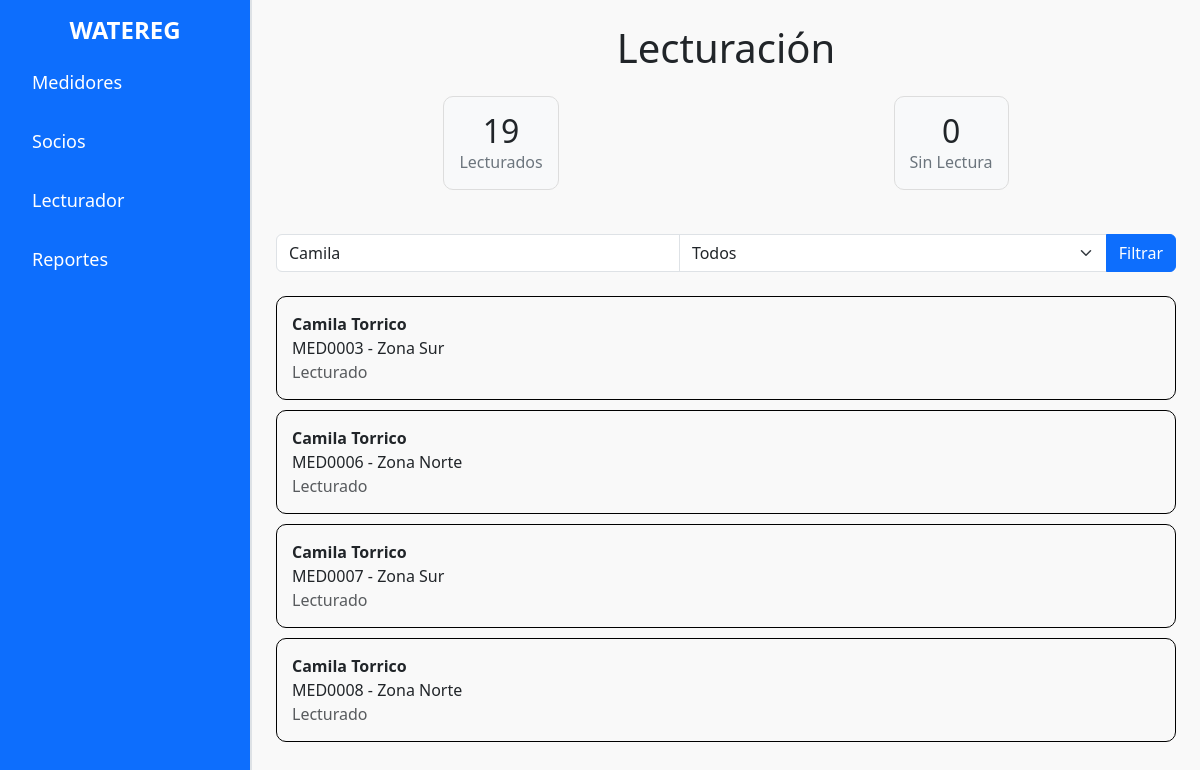
Page /lecturador.php?buscar=Camila  on the committed database.
### tables this page shows
CREATE TABLE `asignacion_medidor` (
  `id_asignacion` bigint(20) NOT NULL,
  `id_medidor` bigint(20) DEFAULT NULL,
  `id_socio` bigint(20) DEFAULT NULL,
  `id_zona` bigint(20) DEFAULT NULL,
  `fecha` date DEFAULT NULL,
  `precio_accion` decimal(10,2) DEFAULT NULL
);

CREATE TABLE `zona` (
  `id_zona` bigint(20) NOT NULL,
  `nombre` varchar(255) DEFAULT NULL
);

### lecturador.php (the view, shortened to what this page needs)
<?php
include 'conexion.php';
$lecturados = 0;
$sin_lectura = 0;
$sql_contadores = "
    SELECT
        SUM(CASE WHEN consumo.id_consumo IS NOT NULL THEN 1 ELSE 0 END) AS lecturados,
        SUM(CASE WHEN consumo.id_consumo IS NULL THEN 1 ELSE 0 END) AS sin_lectura
    FROM asignacion_medidor
    LEFT JOIN consumo ON asignacion_medidor.id_asignacion = consumo.id_asignacion
";
$result_contadores = $conexion->query($sql_contadores);
if ($result_contadores) {
    $data_contadores = $result_contadores->fetch_assoc();
    $lecturados = $data_contadores['lecturados'] ?? 0;
    $sin_lectura = $data_contadores['sin_lectura'] ?? 0;
}
$busqueda = isset($_GET['buscar']) ? $_GET['buscar'] : '';
$filtro = isset($_GET['filtro']) ? $_GET['filtro'] : 'todos';
$sql = "
    SELECT
        asignacion_medidor.id_asignacion,
        CONCAT(socio.nombre, ' ', socio.apellido) AS socio,
        CONCAT('MED', LPAD(medidor.id_medidor, 4, '0')) AS medidor,
        zona.nombre AS zona,
        IFNULL((SELECT 'Lecturado' FROM consumo WHERE consumo.id_asignacion = asignacion_medidor.id_asignacion LIMIT 1), 'Sin lectura') AS estado
    FROM asignacion_medidor
    INNER JOIN socio ON asignacion_medidor.id_socio = socio.id_socio
    INNER JOIN medidor ON asignacion_medidor.id_medidor = medidor.id_medidor
    INNER JOIN zona ON asignacion_medidor.id_zona = zona.id_zona
";
if (!empty($busqueda)) {
    $sql .= (strpos($sql, 'WHERE') !== false ? ' AND' : ' WHERE') . " (CONCAT('MED', LPAD(medidor.id_medidor, 4, '0')) LIKE ? OR socio.nombre LIKE ? OR socio.apellido LIKE ?)";
    $stmt = $conexion->prepare($sql);
    $like_busqueda = '%' . $busqueda . '%';
    $stmt->bind_param('sss', $like_busqueda, $like_busqueda, $like_busqueda);
} else {
    $stmt = $conexion->prepare($sql);
}
$stmt->execute();
$resultado = $stmt->get_result();
?>
<!DOCTYPE html>
<html lang="es">
<head>
    <link rel="stylesheet" href="css/bootstrap.min.css">
    <link rel="stylesheet" href="css/styles.css">
    <link rel="stylesheet" href="css/styles_lecturado.css">
</head>
<body>
    <div class="d-flex">
        <div class="sidebar bg-primary text-white p-3">
            <h2 class="sidebar-title">WATEREG</h2>
            <ul class="nav flex-column">
                <li class="nav-item">
                    <a class="nav-link text-white" href="index.php">Medidores</a>
                </li>
                <li class="nav-item">
                    <a class="nav-link text-white" href="socios.php">Socios</a>
                </li>
                <li class="nav-item">
                    <a class="nav-link text-white active" href="lecturador.php">Lecturador</a>
                </li>
                <li class="nav-item">
                    <a class="nav-link text-white" href="pagos.php">Reportes</a>
                </li>
            </ul>
        </div>
        <div class="content flex-grow-1 p-4">
            <h1 class="mb-4 text-center">Lecturación</h1>
            <div class="d-flex flex-column flex-md-row justify-content-around mb-4">
                <div class="contador">
                    <h2><?= htmlspecialchars($lecturados) ?></h2>
                    <p>Lecturados</p>
                </div>
                <div class="contador">
                    <h2><?= htmlspecialchars($sin_lectura) ?></h2>
                    <p>Sin Lectura</p>
                </div>
            </div>
            <form method="GET" action="lecturador.php" class="mb-4">
                <div class="input-group">
                    <input type="text" class="form-control" name="buscar" placeholder="Buscar por medidor o socio" value="<?= htmlspecialchars($busqueda) ?>">
                    <select class="form-select" name="filtro">
                        <option value="todos" <?= $filtro === 'todos' ? 'selected' : '' ?>>Todos</option>
                    </select>
                    <button type="submit" class="btn btn-primary">Filtrar</button>
                </div>
            </form>
            <?php if ($resultado->num_rows > 0): ?>
                <?php while ($fila = $resultado->fetch_assoc()): ?>
                    <div class="medidor-card">
                        <a href="registro_consumo.php?id=<?= htmlspecialchars($fila['id_asignacion']) ?>">
                            <strong><?= htmlspecialchars($fila['socio']) ?></strong><br>
                            <?= htmlspecialchars($fila['medidor']) ?> - <?= htmlspecialchars($fila['zona']) ?><br>
                            <span class="text-muted"><?= htmlspecialchars($fila['estado']) ?></span>
                        </a>
                    </div>
                <?php endwhile; ?>
            <?php else: ?>
                <p class="text-danger">No se encontraron medidores.</p>
            <?php endif; ?>
        </div>
    </div>
</body>
</html>

### css/styles.css (style rules this page uses)
.sidebar { width: 250px; min-height: 100vh; }
.sidebar-title { font-size: 24px; font-weight: bold; margin-bottom: 1rem; text-align: center; }
.nav-link { font-size: 18px; margin-bottom: 1rem; }
.content { background-color: #f9f9f9; border-left: 2px solid #dee2e6; }

### css/styles_lecturado.css (style rules this page uses)
.contador { margin-bottom: 20px; text-align: center; border: 1px solid #ddd; border-radius: 10px; padding: 15px; background-color: #f8f9fa; }
.contador h2 { font-size: 2rem; margin: 0; }
.contador p { margin: 0; font-size: 1rem; color: #6c757d; }
.medidor-card { border: 1px solid #000; border-radius: 10px; padding: 15px; margin-bottom: 10px; }
.medidor-card a { text-decoration: none; color: inherit; }
h1 { text-align: center; }

### rows in the picture
asignacion_medidor: socio "Camila Torrico", medidor "MED0003", id_zona.nombre "Zona Sur", estado "Lecturado"
asignacion_medidor: socio "Camila Torrico", medidor "MED0006", id_zona.nombre "Zona Norte", estado "Lecturado"
asignacion_medidor: socio "Camila Torrico", medidor "MED0007", id_zona.nombre "Zona Sur", estado "Lecturado"
asignacion_medidor: socio "Camila Torrico", medidor "MED0008", id_zona.nombre "Zona Norte", estado "Lecturado"

### other values in the picture
$lecturados "19"
$sin_lectura "0"
